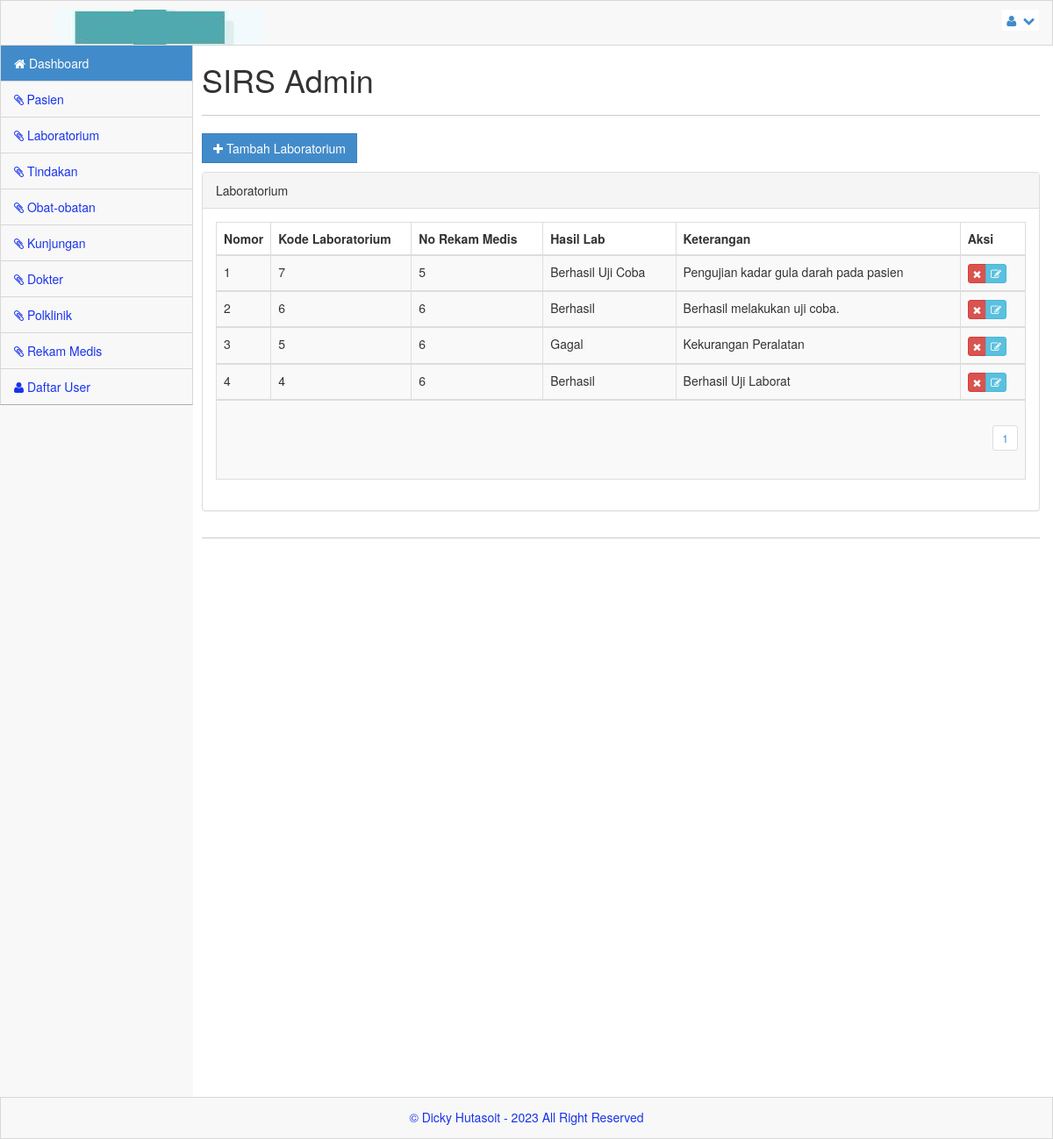
Page /admin/index.php?menu=laborat (signed in) on the committed database.
### tables this page shows
CREATE TABLE `laboratorium` (
  `kd_lab` int(11) NOT NULL AUTO_INCREMENT,
  `no_rm` int(11) NOT NULL,
  `hasil_lab` varchar(300) NOT NULL,
  `ket` text NOT NULL,
  PRIMARY KEY (`kd_lab`)
);

### admin/laborat.php (the view)
<?php
include_once("../library/koneksi.php");
$row = 20;
$hal = isset($_GET['hal']) ? (int)$_GET['hal'] : 0;
$pageSql = "SELECT * FROM laboratorium";
$pageQry = mysqli_query($server, $pageSql) or die("Error paging: " . mysqli_error($server));
$jml = mysqli_num_rows($pageQry);
$max = ceil($jml / $row);
?>
<a href="?menu=laborat_add" class="btn btn-primary btn-rect"><i class='icon icon-white icon-plus'></i> Tambah Laboratorium</a><p>
<div class="panel panel-default">
    <div class="panel-heading">
        Laboratorium
    </div>
    <div class="panel-body">
        <div class="table-responsive">
            <table class="table table-striped table-bordered table-hover">
                <thead>
                    <tr>
                        <th width="20">Nomor</th>
                        <th width="160">Kode Laboratorium</th>
                        <th width="150">No Rekam Medis</th>
                        <th>Hasil Lab</th>
                        <th>Keterangan</th>
                        <th>Aksi</th>
                    </tr>
                </thead>
                <?php
                $labSql = "SELECT * FROM laboratorium ORDER BY kd_lab DESC LIMIT $hal, $row";
                $labQry = mysqli_query($server, $labSql) or die("Query laboratorium salah: " . mysqli_error($server));
                $nomor = $hal;
                while ($lab = mysqli_fetch_array($labQry)) {
                    $nomor++;
                ?>
                    <tbody>
                        <tr>
                            <td><?php echo $nomor; ?></td>
                            <td><?php echo $lab['kd_lab']; ?></td>
                            <td><?php echo $lab['no_rm']; ?></td>
                            <td><?php echo $lab['hasil_lab']; ?></td>
                            <td><?php echo $lab['ket']; ?></td>
                            <td>
                                <div class='btn-group'>
                                    <a href="?menu=laborat_del&aksi=hapus&nmr=<?php echo $lab['kd_lab']; ?>" class="btn btn-xs btn-danger tipsy-kiri-atas" title="Hapus Data Ini" onclick="return confirm('ANDA YAKIN AKAN MENGHAPUS DATA PENTING INI ... ?')"><i class="icon-remove icon-white"></i></a>
                                    <a href="?menu=laborat_edit&aksi=edit&nmr=<?php echo $lab['kd_lab']; ?>" class="btn btn-xs btn-info tipsy-kiri-atas" title='Edit Data ini'><i class="icon-edit icon-white"></i></a>
                                </div>
                            </td>
                        </tr>
                    </tbody>
                <?php } ?>
                    <tr>
                        <td colspan="6" align="right">
                            <?php
                            for ($h = 1; $h <= $max; $h++) {
                                $list[$h] = $row * $h - $row;
                                echo "<ul class='pagination pagination-sm'><li><a href='?menu=laborat&hal=$list[$h]'>$h</a></li></ul>";
                            }
                            ?></td>
                    </tr>
            </table>
        </div>
    </div>
</div>

### css/main.css (style rules this page uses)
@media (min-width: 768px) { html, body { height: 100%; } }
body.padTop53 { padding-top: 75px; overflow: visible; }
@media (min-width: 802px) { body.padTop53 { padding-top: 51px; } }
.btn-rect { border-radius: 0 !important; }

### css/MoneAdmin.css (style rules this page uses)
body { background-color: #f8f8f8; }

### rows in the picture
laboratorium: kd_lab "7", no_rm "5", hasil_lab "Berhasil Uji Coba", ket "Pengujian kadar gula darah pada pasien"
laboratorium: kd_lab "6", no_rm "6", hasil_lab "Berhasil", ket "Berhasil melakukan uji coba."
laboratorium: kd_lab "5", no_rm "6", hasil_lab "Gagal", ket "Kekurangan Peralatan"
laboratorium: kd_lab "4", no_rm "6", hasil_lab "Berhasil", ket "Berhasil Uji Laborat"
